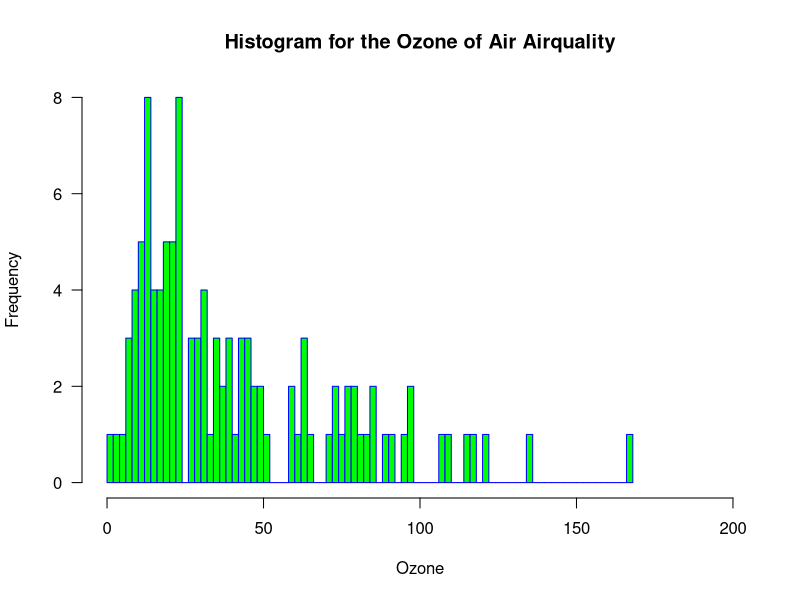
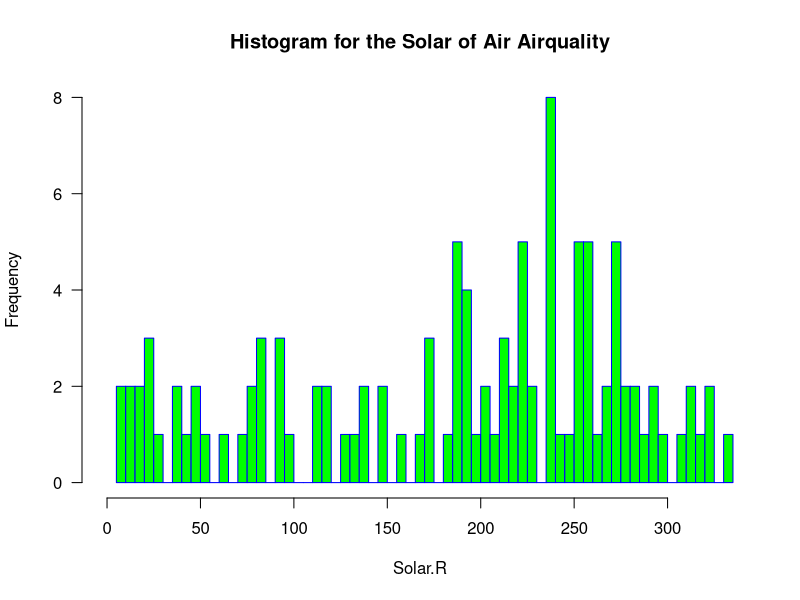
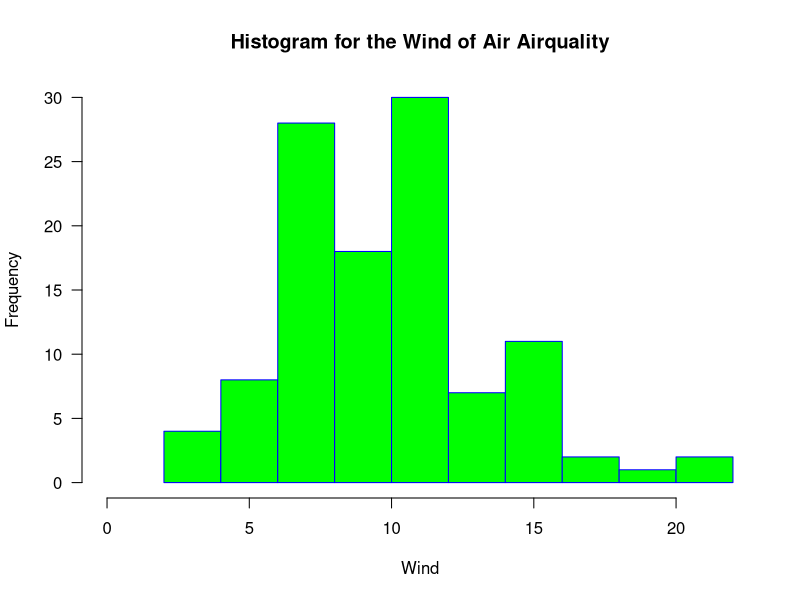
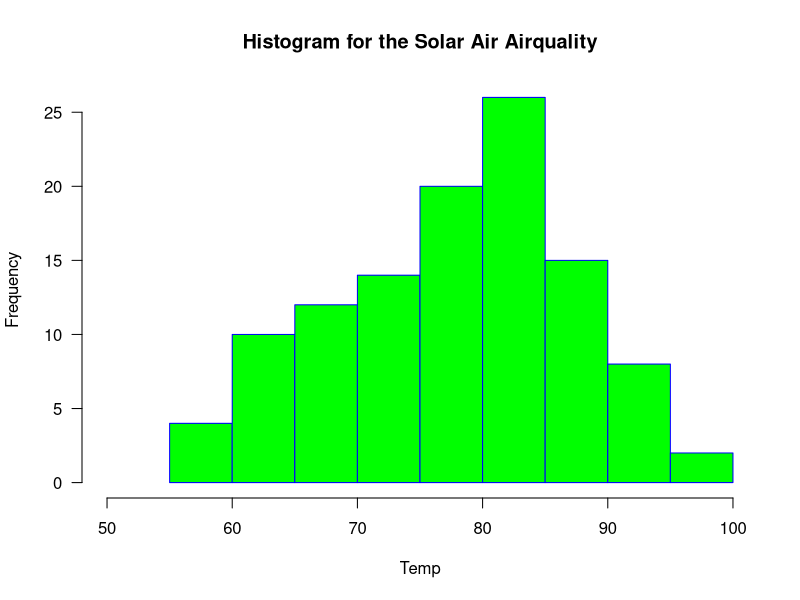
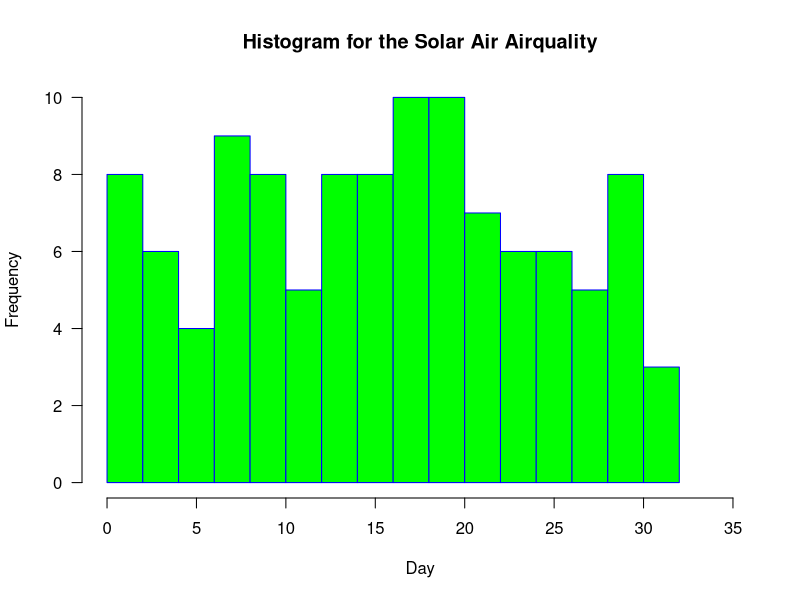

The R script that drew these images, in order:
# R 6301 sxw171930  Shuang Wang 
data()

airquality_clean<-na.exclude(airquality)

colnames(airquality_clean)

summary(airquality_clean$Ozone)

hist(airquality_clean$Ozone, 
     main="Histogram for the Ozone of Air Airquality", 
     xlab="Ozone", 
     border="blue", 
     col="green",
     xlim=c(0,200),
     las=1, 
     breaks=100)

summary(airquality_clean$Solar.R)
hist(airquality_clean$Solar.R, 
     main="Histogram for the Solar of Air Airquality", 
     xlab="Solar.R", 
     border="blue", 
     col="green",
     xlim=c(0,335),
     las=1, 
     breaks=100)

summary(airquality_clean$Wind)
hist(airquality_clean$Wind, 
     main="Histogram for the Wind of Air Airquality", 
     xlab="Wind", 
     border="blue", 
     col="green",
     xlim=c(0,22),
     las=1, 
     breaks=10)


summary(airquality_clean$Temp)
hist(airquality_clean$Temp, 
     main="Histogram for the Solar Air Airquality", 
     xlab="Temp", 
     border="blue", 
     col="green",
     xlim=c(50,100),
     las=1, 
     breaks=10)


summary(airquality_clean$Day)
hist(airquality_clean$Day, 
     main="Histogram for the Solar Air Airquality", 
     xlab="Day", 
     border="blue", 
     col="green",
     xlim=c(0,35),
     las=1, 
     breaks=15)



